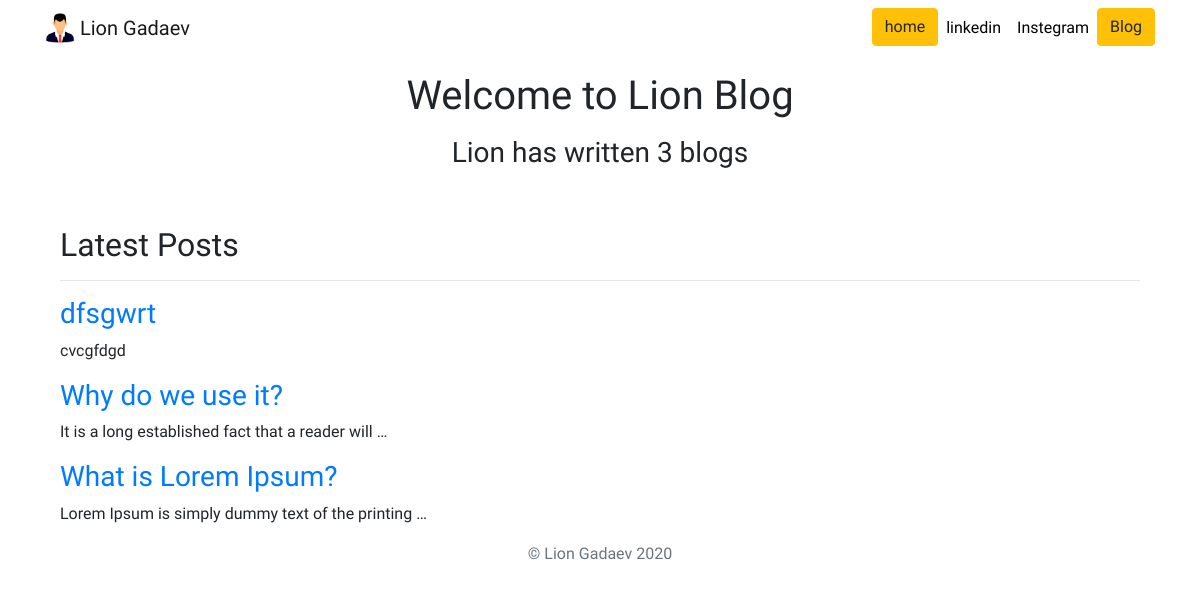
/blog/, run on an earlier commit of the app's database.
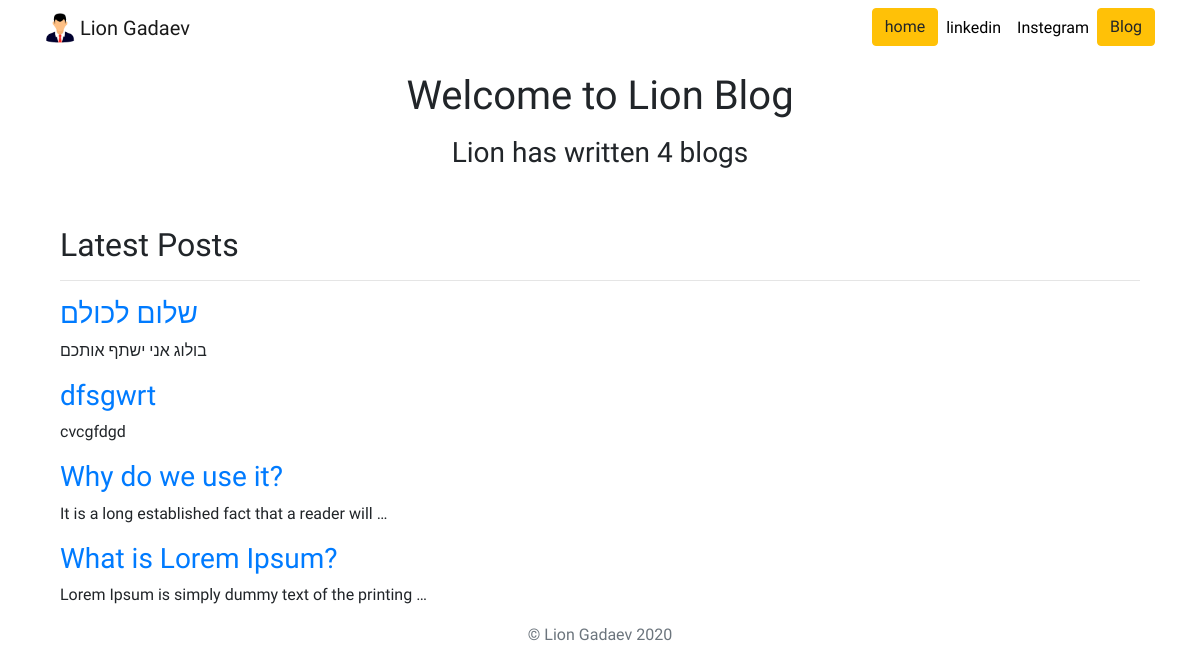
And on a later commit of the database.
### blog/models.py (models this page shows, shortened)
class Blog(models.Model):
    title = models.CharField(max_length=200)
    description = models.TextField()

### blog/views.py (the view)
# urls.py: path('', views.all_blogs, name='all_blogs'),
def all_blogs(request):
    blogs = Blog.objects.all().order_by('-id')
    return render(request, 'blog/all_blogs.html', {'blogs': blogs})

### blog/templates/blog/all_blogs.html
{% extends 'portfolio/base.html' %}
{% block content %}
<main role="main">
    <div class="container">
         <h1 class="text-center pt-3">Welcome to Lion Blog</h1>
         <h3 class="text-center pt-2">Lion has written {{blogs.count}} blog{{blogs.count |pluralize}}</h3>
    <br />
    <br />
    <h2>Latest Posts</h2>
    <hr />
{% for blog in blogs %}
<a href="{% url 'blog:detail' blog.id  %}"><h3>{{blog.title}}</h3></a>
<p>{{blog.description |striptags| truncatechars:50}}</p>
{%endfor%}
  <footer class="text-muted">
    <div class="container text-center">
      <p>© Lion Gadaev {% now "Y" %}</p>
      </div>
  </footer>
{%endblock%}

### portfolio/templates/portfolio/base.html (shortened to what this page needs)
{% load static %}
<!doctype html>
<html lang="en">
<head>
  <link rel="stylesheet" href="https://stackpath.bootstrapcdn.com/bootstrap/4.4.1/css/bootstrap.min.css">
  <link rel="stylesheet" href="{% static "portfolio/custom.css" %}">
</head>
<body>
  <nav id="topNav" class="navbar navbar-expand-md navbar-light">
    <div class="container">
      <a class="navbar-brand" href="{% url 'home' %}">
        <img src="{% static "portfolio/logo.png" %}" width="30" height="30" class="d-inline-block align-top" alt="Lion Logo">
        <span>Lion Gadaev</span>
      </a>
      <div class="collapse navbar-collapse text-center" id="navbarNav">
        <ul class="navbar-nav ml-auto">
            <li>
                <a role="button" href="{%url 'home' %}" class="btn btn-warning">home</a>
            </li>
          <li class="nav-item">
            <a class="nav-link" href="" target="_blank">linkedin</a>
          </li>
          <li class="nav-item">
            <a class="nav-link" href="https://instegram.com/lionmili0n" target="_blank">Instegram</a>
          </li>
          <li>
            <a role="button" href="{% url 'blog:all_blogs' %}" class="btn btn-warning">Blog</a>
          </li>
        </ul>
      </div>
    </div>
  </nav>
  <div class="container">
    {% block content %}{% endblock %}
  </div>
</body>
</html>

### portfolio/static/portfolio/custom.css (style rules this page uses)
.navbar-nav .nav-link { color: rgba(0,0,0,1) !important; }
body { font-family: 'Sen', sans-serif; }

What changed in the data, as far as the page shows it:
added Blog: title "שלום לכולם", description "בולוג אני ישתף אותכם"
Also different on the page:
{{ blogs.count }}: "3" → "4"
